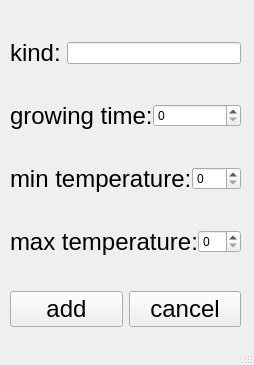
<?xml version="1.0" encoding="UTF-8"?>
<ui version="4.0">
 <class>MainWindow</class>
 <widget class="QMainWindow" name="MainWindow">
  <property name="geometry">
   <rect>
    <x>0</x>
    <y>0</y>
    <width>254</width>
    <height>365</height>
   </rect>
  </property>
  <property name="minimumSize">
   <size>
    <width>254</width>
    <height>365</height>
   </size>
  </property>
  <property name="maximumSize">
   <size>
    <width>254</width>
    <height>365</height>
   </size>
  </property>
  <property name="windowTitle">
   <string>add plant</string>
  </property>
  <widget class="QWidget" name="centralwidget">
   <widget class="QWidget" name="verticalLayoutWidget">
    <property name="geometry">
     <rect>
      <x>10</x>
      <y>10</y>
      <width>231</width>
      <height>351</height>
     </rect>
    </property>
    <layout class="QVBoxLayout" name="verticalLayout">
     <property name="leftMargin">
      <number>0</number>
     </property>
     <item>
      <layout class="QHBoxLayout" name="horizontalLayout">
       <item>
        <widget class="QLabel" name="label_kind">
         <property name="font">
          <font>
           <pointsize>18</pointsize>
          </font>
         </property>
         <property name="text">
          <string>kind:</string>
         </property>
        </widget>
       </item>
       <item>
        <widget class="QLineEdit" name="lineEdit_kind"/>
       </item>
      </layout>
     </item>
     <item>
      <layout class="QHBoxLayout" name="horizontalLayout_6">
       <property name="spacing">
        <number>0</number>
       </property>
       <item>
        <widget class="QLabel" name="label_growTime">
         <property name="font">
          <font>
           <pointsize>18</pointsize>
          </font>
         </property>
         <property name="text">
          <string>growing time:</string>
         </property>
        </widget>
       </item>
       <item>
        <widget class="QSpinBox" name="spinBox_growTime">
         <property name="suffix">
          <string/>
         </property>
         <property name="maximum">
          <number>10000</number>
         </property>
         <property name="value">
          <number>0</number>
         </property>
        </widget>
       </item>
      </layout>
     </item>
     <item>
      <layout class="QHBoxLayout" name="horizontalLayout_5">
       <property name="spacing">
        <number>0</number>
       </property>
       <item>
        <widget class="QLabel" name="label_minTemp">
         <property name="font">
          <font>
           <pointsize>18</pointsize>
          </font>
         </property>
         <property name="text">
          <string>min temperature:</string>
         </property>
        </widget>
       </item>
       <item>
        <widget class="QSpinBox" name="spinBox_minTemp">
         <property name="suffix">
          <string/>
         </property>
         <property name="value">
          <number>0</number>
         </property>
        </widget>
       </item>
      </layout>
     </item>
     <item>
      <layout class="QHBoxLayout" name="horizontalLayout_4">
       <property name="spacing">
        <number>0</number>
       </property>
       <item>
        <widget class="QLabel" name="label_maxTemp">
         <property name="minimumSize">
          <size>
           <width>40</width>
           <height>0</height>
          </size>
         </property>
         <property name="maximumSize">
          <size>
           <width>16777215</width>
           <height>16777215</height>
          </size>
         </property>
         <property name="font">
          <font>
           <pointsize>18</pointsize>
          </font>
         </property>
         <property name="text">
          <string>max temperature:</string>
         </property>
        </widget>
       </item>
       <item>
        <widget class="QSpinBox" name="spinBox_maxTemp">
         <property name="suffix">
          <string/>
         </property>
         <property name="value">
          <number>0</number>
         </property>
        </widget>
       </item>
      </layout>
     </item>
     <item>
      <layout class="QHBoxLayout" name="horizontalLayout_7">
       <item>
        <widget class="QPushButton" name="btn_add">
         <property name="font">
          <font>
           <pointsize>18</pointsize>
          </font>
         </property>
         <property name="text">
          <string>add</string>
         </property>
        </widget>
       </item>
       <item>
        <widget class="QPushButton" name="btn_cancel">
         <property name="font">
          <font>
           <pointsize>18</pointsize>
          </font>
         </property>
         <property name="text">
          <string>cancel</string>
         </property>
        </widget>
       </item>
      </layout>
     </item>
    </layout>
   </widget>
  </widget>
  <widget class="QStatusBar" name="statusbar"/>
 </widget>
 <resources/>
 <connections/>
</ui>
